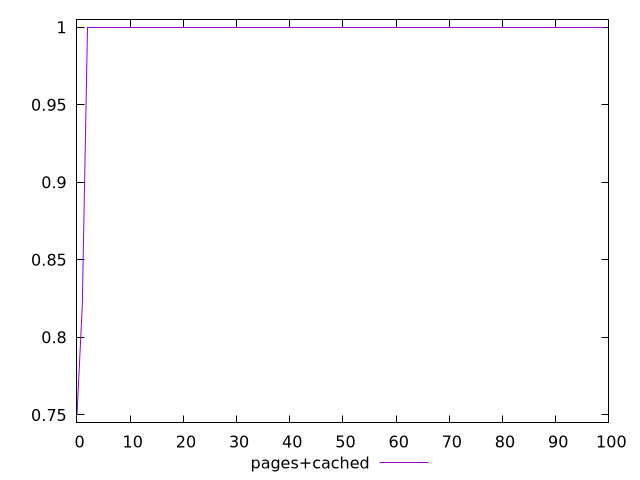

This chart was generated by the following gnuplot code:
$_pagesCached <<EOF
0.75
0.8207049997647603
1
1
1
1
1
1
1
1
1
1
1
1
1
1
1
1
1
1
1
1
1
1
1
1
1
1
1
1
1
1
1
1
1
1
1
1
1
1
1
1
1
1
1
1
1
1
1
1
1
1
1
1
1
1
1
1
1
1
1
1
1
1
1
1
1
1
1
1
1
1
1
1
1
1
1
1
1
1
1
1
1
1
1
1
1
1
1
1
1
1
1
1
1
1
1
1
1
1
EOF
set key outside below
set terminal pngcairo
set output "report_00005_2020-11-02T22-26-11.212Z/uses-rel-preconnect/pages+cached//score.png"
set yrange [0.745:1.005]
plot $_pagesCached title "pages+cached" with line ,
